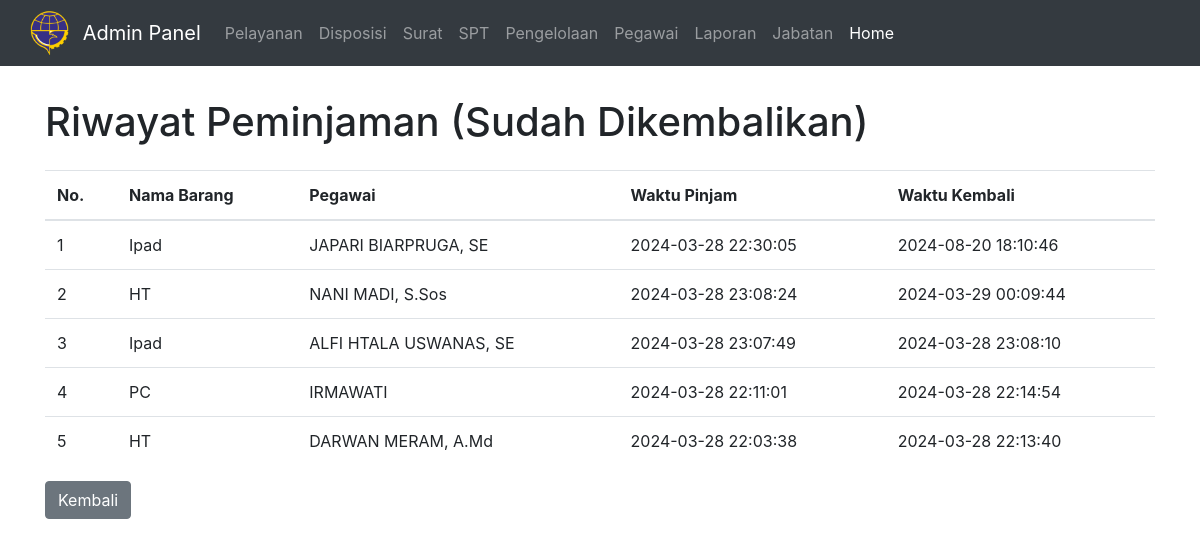
The page /umum/admin/riwayat_pinjam.php on the database as committed earlier.
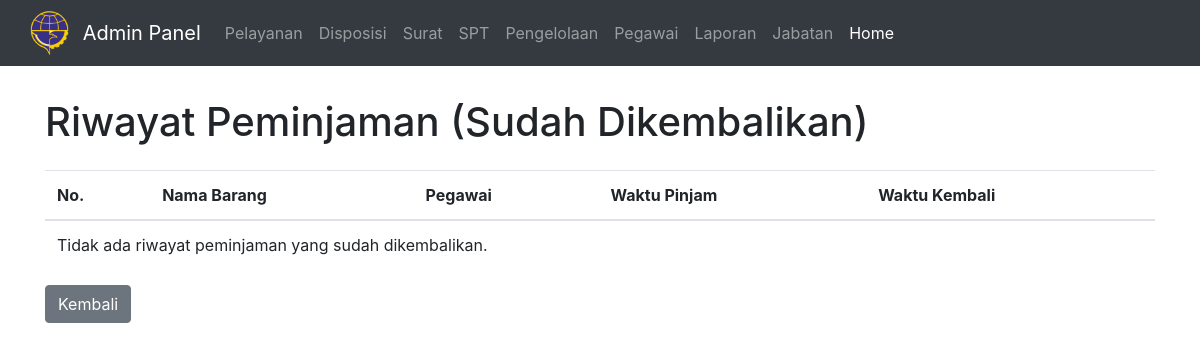
The same page on the database as committed later.
### tables this page shows
CREATE TABLE `pinjaman` (
  `id` int NOT NULL,
  `id_barang` int NOT NULL,
  `id_pegawai` int NOT NULL,
  `waktu_pinjam` datetime NOT NULL DEFAULT CURRENT_TIMESTAMP,
  `waktu_kembali` datetime DEFAULT NULL,
  `status` enum('Belum Dikembalikan','Sudah Dikembalikan') NOT NULL DEFAULT 'Belum Dikembalikan'
);

CREATE TABLE `pengelolaan` (
  `id` int NOT NULL,
  `nomor_inventaris` varchar(255) NOT NULL,
  `nama_barang` varchar(255) DEFAULT NULL,
  `jumlah` int DEFAULT NULL,
  `kondisi` enum('Baik','Rusak','Rusak Berat') DEFAULT NULL,
  `tahun` year NOT NULL,
  `foto` blob
);

CREATE TABLE `pegawai` (
  `id` int NOT NULL,
  `nama` varchar(100) NOT NULL,
  `pangkat` varchar(50) NOT NULL,
  `nip` varchar(50) NOT NULL,
  `jabatan` varchar(100) NOT NULL,
  `seksi` varchar(100) DEFAULT NULL,
  `bidang` varchar(50) NOT NULL
);

### umum/admin/riwayat_pinjam.php (the view, shortened to what this page needs)
<?php
include_once 'header.php';
require_once 'koneksi.php';
$sql = "SELECT pinjaman.id, pengelolaan.nama_barang, pegawai.nama AS nama_pegawai, pinjaman.waktu_pinjam, pinjaman.waktu_kembali
        FROM pinjaman
        INNER JOIN pengelolaan ON pinjaman.id_barang = pengelolaan.id
        INNER JOIN pegawai ON pinjaman.id_pegawai = pegawai.id
        WHERE pinjaman.status = 'Sudah Dikembalikan'
        ORDER BY pinjaman.waktu_kembali DESC";
$result = $koneksi->query($sql);
?>
<div class="container mt-5">
    <h1 class="mb-4">Riwayat Peminjaman (Sudah Dikembalikan)</h1>
    <table class="table">
        <thead>
            <tr>
                <th>No.</th>
                <th>Nama Barang</th>
                <th>Pegawai</th>
                <th>Waktu Pinjam</th>
                <th>Waktu Kembali</th>
            </tr>
        </thead>
        <tbody>
            <?php
            if ($result && $result->num_rows > 0) {
                $no = 1;
                while ($row = $result->fetch_assoc()) {
                    echo "<tr>";
                    echo "<td>" . $no++ . "</td>";
                    echo "<td>" . htmlspecialchars($row['nama_barang'] ?? '') . "</td>";
                    echo "<td>" . htmlspecialchars($row['nama_pegawai'] ?? '') . "</td>";
                    echo "<td>" . htmlspecialchars($row['waktu_pinjam'] ?? '') . "</td>";
                    echo "<td>" . htmlspecialchars($row['waktu_kembali'] ?? '') . "</td>";
                    echo "</tr>";
                }
            } else {
                echo "<tr><td colspan='5'>Tidak ada riwayat peminjaman yang sudah dikembalikan.</td></tr>";
            }
            ?>
        </tbody>
    </table>
    <a href="peminjaman.php" class="btn btn-secondary">Kembali</a>
</div>
<div style="height: 100px;"></div>
</body>
</html>

Rows that differ between the two databases and show on the page:
removed pinjaman: id_barang.nama_barang "Ipad", id_pegawai.nama "JAPARI BIARPRUGA, SE", waktu_pinjam "2024-03-28 22:30:05", waktu_kembali "2024-08-20 18:10:46"
removed pinjaman: id_barang.nama_barang "HT", id_pegawai.nama "NANI MADI, S.Sos", waktu_pinjam "2024-03-28 23:08:24", waktu_kembali "2024-03-29 00:09:44"
removed pinjaman: id_barang.nama_barang "Ipad", id_pegawai.nama "ALFI HTALA USWANAS, SE", waktu_pinjam "2024-03-28 23:07:49", waktu_kembali "2024-03-28 23:08:10"
removed pinjaman: id_barang.nama_barang "PC", id_pegawai.nama "IRMAWATI", waktu_pinjam "2024-03-28 22:11:01", waktu_kembali "2024-03-28 22:14:54"
removed pinjaman: id_barang.nama_barang "HT", id_pegawai.nama "DARWAN MERAM, A.Md", waktu_pinjam "2024-03-28 22:03:38", waktu_kembali "2024-03-28 22:13:40"
Other text that changed with them:
text now shown: "Tidak ada riwayat peminjaman yang sudah dikembalikan."
